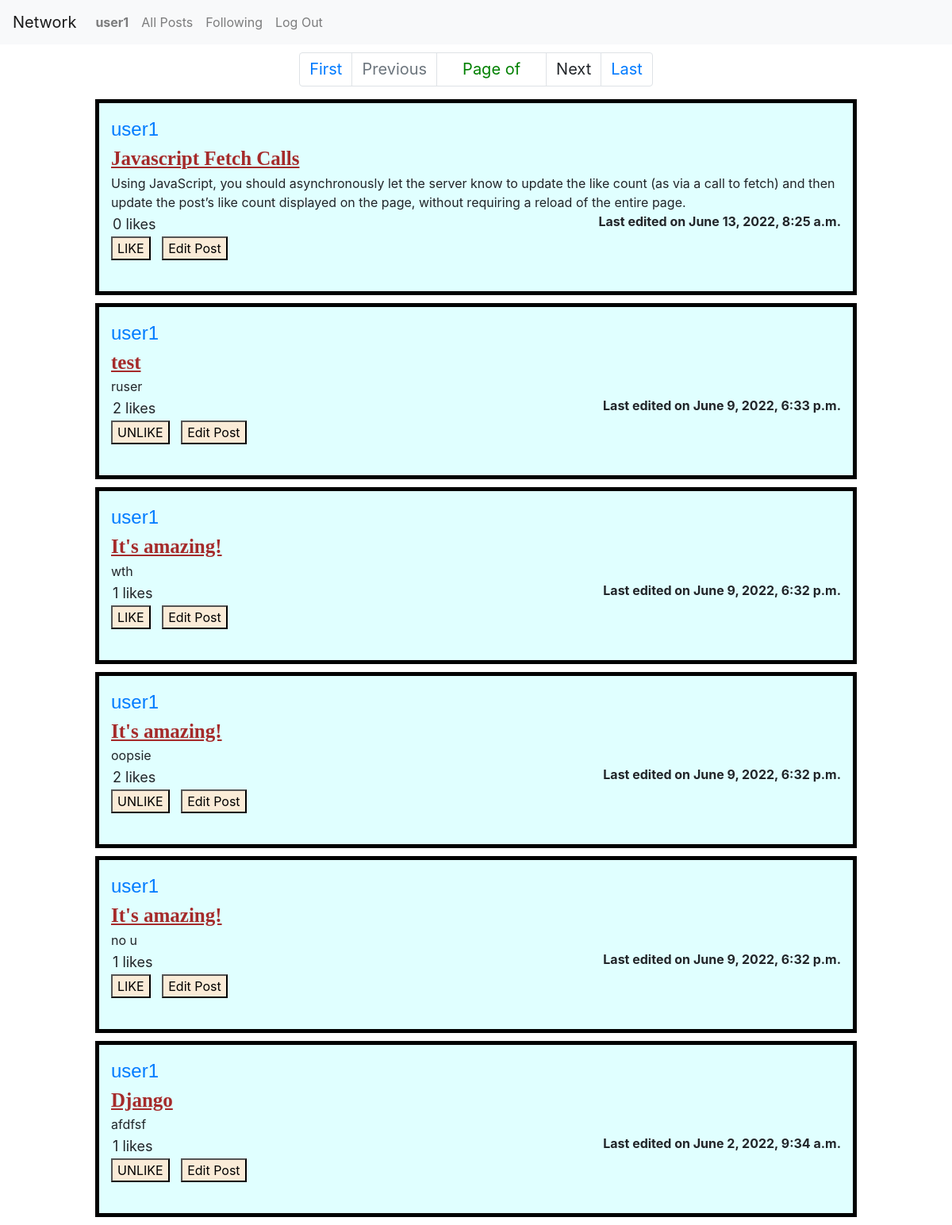
/profile/user1 (signed in), run on the app's committed database.
### network/models.py (models this page shows)
class User(AbstractUser):
    id = models.AutoField(primary_key=True)
    pass

class Post(models.Model):
    id = models.AutoField(primary_key=True)
    username = models.ForeignKey(User, on_delete=models.CASCADE, related_name="post")
    title = models.CharField(max_length=64, default="")
    content = models.CharField(max_length=512)
    time = models.DateTimeField(auto_now=True)

### network/views.py (the view)
# urls.py: path("profile/<str:username>", views.profile_view, name="profile_view"),
def profile_view(request, username):
    user = User.objects.get(username = username)
    return render(request, "network/profile.html", {
        "user_id": user.id,
        "username": username,
        "follower": FollowPair.objects.filter(following = user).count(),
        "following": FollowPair.objects.filter(follower = user).count(),
        "posts": (util.fetchlikes(request, Post.objects.filter(username = user).order_by("-time")) if
                  request.user.is_authenticated else []),
        "self": user == request.user,
        "followed": (FollowPair.objects.filter(follower = request.user, following = user).count() == 1
                     if request.user.is_authenticated else None),
    })

### network/util.py (called while the page is built)
def fetchlikes(request, queryset):
    for post in queryset:
        if request.user.is_authenticated:
            post.liked = (True if LikePair.objects.filter(
                    liker = request.user,
                    likedpost = post.id
                ).count() == 1 else False)
        post.likes = LikePair.objects.filter(likedpost = post.id).count()
    return queryset

### network/templates/network/profile.html (shortened to what this page needs)
{% extends 'network/layout.html' %}
{% load static %}
{% block body %}
    {% include "network/pagination.html" %}
    {% for post in posts %}
        {% include "network/post.html" %}
    {% endfor %}
{% endblock body %}

### network/templates/network/layout.html (shortened to what this page needs)
{% load static %}
<!DOCTYPE html>
<html lang="en">
    <head>
        <link rel="stylesheet" href="https://stackpath.bootstrapcdn.com/bootstrap/4.4.1/css/bootstrap.min.css">
        <link href="{% static 'network/styles.css' %}" rel="stylesheet">
    </head>
    <body>
        <nav class="navbar navbar-expand-lg navbar-light bg-light">
            <a class="navbar-brand" href="#">Network</a>
            <div>
              <ul class="navbar-nav mr-auto">
                {% if user.is_authenticated %}
                    <li class="nav-item">
                        <a class="nav-link" href="{% url 'network:profile_view' username=user.username%}">
                            <strong>{{ user.username }}</strong>
                        </a>
                    </li>
                {% endif %}
                <li class="nav-item">
                  <a class="nav-link" href="{% url 'network:index' %}">All Posts</a>
                </li>
                {% if user.is_authenticated %}
                    <li class="nav-item">
                        <a class="nav-link" href="{% url 'network:following' %}">Following</a>
                    </li>
                    <li class="nav-item">
                        <a class="nav-link" href="{% url 'network:logout' %}">Log Out</a>
                    </li>
                {% endif %}
              </ul>
            </div>
        </nav>
        <div class="body">
            {% block body %}
            {% endblock %}
        </div>
    </body>
</html>

### network/templates/network/post.html
<div class="postdiv" id={{ post.id }}>
    <article class="username">
        <a href="{% url 'network:profile_view' username=post.username %}">
            {{ post.username }}
        </a><br>
    </article>
    <article class="title">
        <strong>{{ post.title }}</strong><br>
    </article>
    <div class="editdiv" id={{ post.id }}>
        <article class="content">{{ post.content }}</article>
        <div class="likes" id="likes_{{post.id}}">
            {{ post.likes }} likes
        </div>
        <div class="time">
            Last edited on {{ post.time }}
        </div><br>
        {% if post.liked != None %}
            <button class="like_button" data-id={{ post.id }}>
                {% if post.liked %}
                UNLIKE
                {% else %}
                LIKE
                {% endif %}
            </button>
            {% if post.username == request.user %}
                <button class="edit_button" data-id={{ post.id }}>Edit Post</button>
            {% endif %}
        {% endif %}
    </div><br>
</div>

### network/static/network/styles.css (style rules this page uses)
.postdiv { background-color: lightcyan; padding: 15px; margin: 10px; border-width: 5px; border-color: black; border-style: solid; white-space: initial; }
.postdiv > .title { font-size: 25px; font-weight: bold; color: brown; font-family: Georgia, 'Times New Roman', Times, serif; text-decoration: underline; }
.postdiv > .username { font-size: 24px; font-family:'Trebuchet MS', 'Arial'; color: purple; }
.postdiv > .editdiv > .time { font-size: 16px; font-weight: bold; display: inline; float: right; }
.postdiv > .editdiv > .likes { font-size: 18px; display: inline-block; margin: 2px; }
@media (min-width: 1000px) { .postdiv { margin-left: 10%; margin-right: 10%; } }
.like_button, .edit_button { background-color: antiquewhite; margin-right: 10px; }
ul { list-style: none; display: table; }
li { display: table-row; }

### data on the page
User: username "user1"
Post: username "user1", title "Javascript Fetch Calls", content "Using JavaScript, you should asynchronously let the server know to update the like count (as via a call to fetch) and then update the post’s like count displayed on the page, without requiring a reload of the entire page.", likes "0", time "June 13, 2022, 8:25 a.m.", shows "LIKE"
Post: username "user1", title "test", content "ruser", likes "2", time "June 9, 2022, 6:33 p.m.", shows "UNLIKE"
Post: username "user1", title "It's amazing!", content "wth", likes "1", time "June 9, 2022, 6:32 p.m.", shows "LIKE"
Post: username "user1", title "It's amazing!", content "oopsie", likes "2", time "June 9, 2022, 6:32 p.m.", shows "UNLIKE"
Post: username "user1", title "It's amazing!", content "no u", likes "1", time "June 9, 2022, 6:32 p.m.", shows "LIKE"
Post: username "user1", title "Django", content "afdfsf", likes "1", time "June 2, 2022, 9:34 a.m.", shows "UNLIKE"
